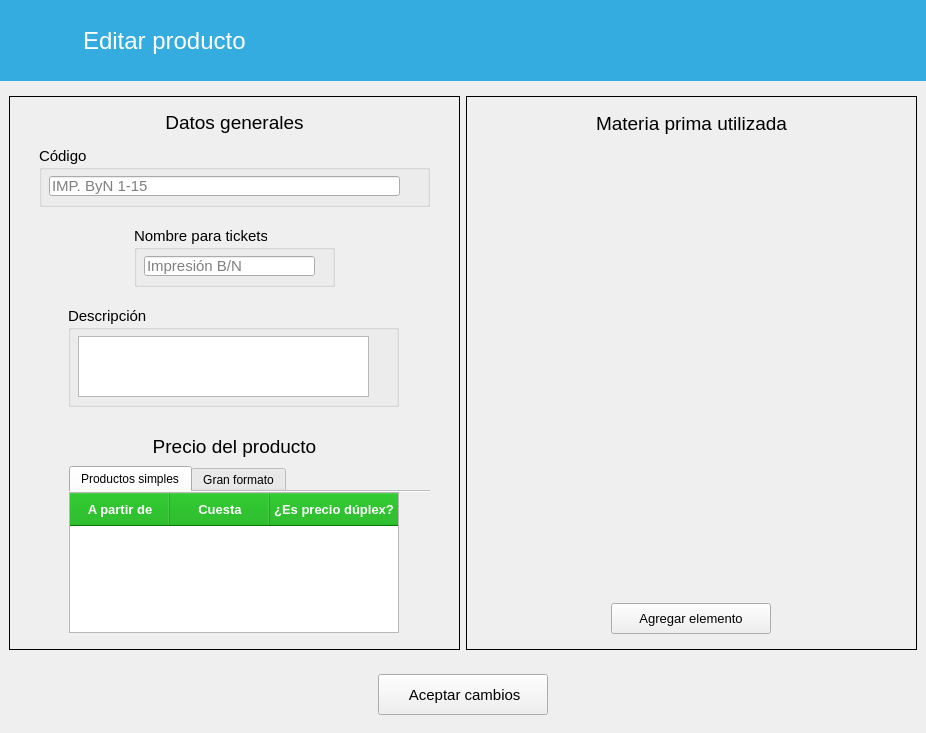
<?xml version="1.0" encoding="UTF-8"?>
<ui version="4.0">
 <class>EditarProducto</class>
 <widget class="QMainWindow" name="EditarProducto">
  <property name="geometry">
   <rect>
    <x>0</x>
    <y>0</y>
    <width>926</width>
    <height>733</height>
   </rect>
  </property>
  <property name="windowTitle">
   <string>MainWindow</string>
  </property>
  <widget class="QWidget" name="centralwidget">
   <layout class="QVBoxLayout" name="verticalLayout_3">
    <property name="leftMargin">
     <number>0</number>
    </property>
    <property name="topMargin">
     <number>0</number>
    </property>
    <property name="rightMargin">
     <number>0</number>
    </property>
    <item alignment="Qt::AlignTop">
     <widget class="QFrame" name="frame_4">
      <property name="styleSheet">
       <string notr="true">QFrame { background-color: rgb(52, 172, 224); border: none}</string>
      </property>
      <property name="frameShape">
       <enum>QFrame::StyledPanel</enum>
      </property>
      <property name="frameShadow">
       <enum>QFrame::Raised</enum>
      </property>
      <layout class="QHBoxLayout" name="horizontalLayout">
       <item alignment="Qt::AlignLeft">
        <widget class="QFrame" name="frame_5">
         <property name="minimumSize">
          <size>
           <width>294</width>
           <height>63</height>
          </size>
         </property>
         <property name="maximumSize">
          <size>
           <width>294</width>
           <height>63</height>
          </size>
         </property>
         <property name="styleSheet">
          <string notr="true">QFrame {border: none}</string>
         </property>
         <property name="frameShadow">
          <enum>QFrame::Raised</enum>
         </property>
         <layout class="QHBoxLayout" name="horizontalLayout_2">
          <item>
           <widget class="QPushButton" name="btRegresar">
            <property name="cursor">
             <cursorShape>PointingHandCursor</cursorShape>
            </property>
            <property name="styleSheet">
             <string notr="true">QPushButton {
        background-color: transparent;
        border: none;
        padding: 0px;
    }
    QPushButton:hover {
        background-color: rgba(255, 255, 255, 0);
    }
    QPushButton:pressed {
        background-color: rgba(255, 255, 255, 0);
    }</string>
            </property>
            <property name="icon">
             <iconset resource="../../resources.qrc">
              <normaloff>:/img/resources/images/leftarrow.png</normaloff>:/img/resources/images/leftarrow.png</iconset>
            </property>
            <property name="iconSize">
             <size>
              <width>40</width>
              <height>40</height>
             </size>
            </property>
            <property name="flat">
             <bool>true</bool>
            </property>
           </widget>
          </item>
          <item>
           <widget class="QLabel" name="lbTitulo">
            <property name="minimumSize">
             <size>
              <width>211</width>
              <height>41</height>
             </size>
            </property>
            <property name="font">
             <font>
              <pointsize>18</pointsize>
             </font>
            </property>
            <property name="styleSheet">
             <string notr="true">color: rgb(255, 255, 255);</string>
            </property>
            <property name="text">
             <string>Editar producto</string>
            </property>
           </widget>
          </item>
         </layout>
        </widget>
       </item>
      </layout>
     </widget>
    </item>
    <item>
     <widget class="QFrame" name="frame">
      <property name="sizePolicy">
       <sizepolicy hsizetype="Preferred" vsizetype="Expanding">
        <horstretch>0</horstretch>
        <verstretch>0</verstretch>
       </sizepolicy>
      </property>
      <layout class="QHBoxLayout" name="horizontalLayout_3">
       <item>
        <widget class="QFrame" name="frame_2">
         <property name="sizePolicy">
          <sizepolicy hsizetype="Preferred" vsizetype="Expanding">
           <horstretch>0</horstretch>
           <verstretch>0</verstretch>
          </sizepolicy>
         </property>
         <property name="minimumSize">
          <size>
           <width>451</width>
           <height>469</height>
          </size>
         </property>
         <property name="frameShape">
          <enum>QFrame::Box</enum>
         </property>
         <property name="frameShadow">
          <enum>QFrame::Plain</enum>
         </property>
         <property name="lineWidth">
          <number>1</number>
         </property>
         <widget class="QGroupBox" name="groupBox_3">
          <property name="geometry">
           <rect>
            <x>59</x>
            <y>210</y>
            <width>331</width>
            <height>101</height>
           </rect>
          </property>
          <property name="font">
           <font>
            <pointsize>11</pointsize>
           </font>
          </property>
          <property name="title">
           <string>Descripción</string>
          </property>
          <widget class="QPlainTextEdit" name="txtDescripcion">
           <property name="geometry">
            <rect>
             <x>10</x>
             <y>30</y>
             <width>291</width>
             <height>61</height>
            </rect>
           </property>
           <property name="font">
            <font>
             <pointsize>11</pointsize>
            </font>
           </property>
          </widget>
         </widget>
         <widget class="QGroupBox" name="groupBox_4">
          <property name="geometry">
           <rect>
            <x>125</x>
            <y>130</y>
            <width>201</width>
            <height>61</height>
           </rect>
          </property>
          <property name="font">
           <font>
            <pointsize>11</pointsize>
           </font>
          </property>
          <property name="title">
           <string>Nombre para tickets</string>
          </property>
          <widget class="QLineEdit" name="txtNombre">
           <property name="geometry">
            <rect>
             <x>10</x>
             <y>30</y>
             <width>171</width>
             <height>20</height>
            </rect>
           </property>
           <property name="font">
            <font>
             <pointsize>11</pointsize>
            </font>
           </property>
           <property name="text">
            <string/>
           </property>
           <property name="placeholderText">
            <string>Impresión B/N</string>
           </property>
          </widget>
         </widget>
         <widget class="QGroupBox" name="groupBox">
          <property name="geometry">
           <rect>
            <x>30</x>
            <y>50</y>
            <width>391</width>
            <height>61</height>
           </rect>
          </property>
          <property name="font">
           <font>
            <pointsize>11</pointsize>
           </font>
          </property>
          <property name="title">
           <string>Código</string>
          </property>
          <widget class="QLineEdit" name="txtCodigo">
           <property name="geometry">
            <rect>
             <x>10</x>
             <y>30</y>
             <width>351</width>
             <height>20</height>
            </rect>
           </property>
           <property name="font">
            <font>
             <pointsize>11</pointsize>
            </font>
           </property>
           <property name="text">
            <string/>
           </property>
           <property name="placeholderText">
            <string>IMP. ByN 1-15</string>
           </property>
          </widget>
         </widget>
         <widget class="QLabel" name="label_3">
          <property name="geometry">
           <rect>
            <x>10</x>
            <y>15</y>
            <width>431</width>
            <height>22</height>
           </rect>
          </property>
          <property name="font">
           <font>
            <pointsize>14</pointsize>
           </font>
          </property>
          <property name="text">
           <string>Datos generales</string>
          </property>
          <property name="alignment">
           <set>Qt::AlignCenter</set>
          </property>
         </widget>
         <widget class="QLabel" name="label">
          <property name="geometry">
           <rect>
            <x>10</x>
            <y>340</y>
            <width>431</width>
            <height>21</height>
           </rect>
          </property>
          <property name="font">
           <font>
            <pointsize>14</pointsize>
           </font>
          </property>
          <property name="text">
           <string>Precio del producto</string>
          </property>
          <property name="alignment">
           <set>Qt::AlignCenter</set>
          </property>
         </widget>
         <widget class="QTabWidget" name="tabWidget">
          <property name="geometry">
           <rect>
            <x>60</x>
            <y>370</y>
            <width>361</width>
            <height>181</height>
           </rect>
          </property>
          <property name="currentIndex">
           <number>0</number>
          </property>
          <property name="documentMode">
           <bool>true</bool>
          </property>
          <widget class="QWidget" name="tab_simples">
           <attribute name="title">
            <string>Productos simples</string>
           </attribute>
           <widget class="QTableWidget" name="tabla_precios">
            <property name="geometry">
             <rect>
              <x>0</x>
              <y>0</y>
              <width>330</width>
              <height>141</height>
             </rect>
            </property>
            <property name="font">
             <font>
              <pointsize>10</pointsize>
             </font>
            </property>
            <property name="styleSheet">
             <string notr="true">QHeaderView::section {
	font: bold 10pt;
	color: rgb(255, 255, 255);
	background-color: rgb(0, 170, 0);

	padding-top: 7px;
	padding-bottom: 7px;
}

QTableWidget {
	alternate-background-color: rgb(240, 240, 240);
}

QTableView {
    selection-background-color: rgb(85, 85, 255);
    selection-color: rgb(255, 255, 255);
}
QTableView:active {
    selection-background-color: rgb(85, 85, 255);
    selection-color: rgb(255, 255, 255);
}</string>
            </property>
            <property name="horizontalScrollBarPolicy">
             <enum>Qt::ScrollBarAlwaysOff</enum>
            </property>
            <property name="alternatingRowColors">
             <bool>true</bool>
            </property>
            <property name="selectionMode">
             <enum>QAbstractItemView::SingleSelection</enum>
            </property>
            <attribute name="horizontalHeaderMinimumSectionSize">
             <number>20</number>
            </attribute>
            <attribute name="horizontalHeaderStretchLastSection">
             <bool>true</bool>
            </attribute>
            <attribute name="verticalHeaderVisible">
             <bool>false</bool>
            </attribute>
            <column>
             <property name="text">
              <string>A partir de</string>
             </property>
            </column>
            <column>
             <property name="text">
              <string>Cuesta</string>
             </property>
            </column>
            <column>
             <property name="text">
              <string>¿Es precio dúplex?</string>
             </property>
            </column>
           </widget>
           <widget class="QPushButton" name="btAgregarIntervalo">
            <property name="geometry">
             <rect>
              <x>340</x>
              <y>40</y>
              <width>20</width>
              <height>20</height>
             </rect>
            </property>
            <property name="cursor">
             <cursorShape>PointingHandCursor</cursorShape>
            </property>
            <property name="styleSheet">
             <string notr="true">QPushButton {
        background-color: transparent;
        border: none;
        padding: 0px;
    }
    QPushButton:hover {
        background-color: rgba(255, 255, 255, 0);
    }
    QPushButton:pressed {
        background-color: rgba(255, 255, 255, 0);
    }</string>
            </property>
            <property name="icon">
             <iconset resource="../../resources.qrc">
              <normaloff>:/img/resources/images/plus2.png</normaloff>:/img/resources/images/plus2.png</iconset>
            </property>
            <property name="iconSize">
             <size>
              <width>20</width>
              <height>20</height>
             </size>
            </property>
            <property name="flat">
             <bool>true</bool>
            </property>
           </widget>
           <widget class="QPushButton" name="btEliminarIntervalo">
            <property name="geometry">
             <rect>
              <x>340</x>
              <y>80</y>
              <width>20</width>
              <height>20</height>
             </rect>
            </property>
            <property name="cursor">
             <cursorShape>PointingHandCursor</cursorShape>
            </property>
            <property name="styleSheet">
             <string notr="true">QPushButton {
        background-color: transparent;
        border: none;
        padding: 0px;
    }
    QPushButton:hover {
        background-color: rgba(255, 255, 255, 0);
    }
    QPushButton:pressed {
        background-color: rgba(255, 255, 255, 0);
    }</string>
            </property>
            <property name="icon">
             <iconset resource="../../resources.qrc">
              <normaloff>:/img/resources/images/minus2.png</normaloff>:/img/resources/images/minus2.png</iconset>
            </property>
            <property name="iconSize">
             <size>
              <width>20</width>
              <height>20</height>
             </size>
            </property>
            <property name="flat">
             <bool>true</bool>
            </property>
           </widget>
          </widget>
          <widget class="QWidget" name="tab_granformato">
           <attribute name="title">
            <string>Gran formato</string>
           </attribute>
           <widget class="QLabel" name="label_4">
            <property name="geometry">
             <rect>
              <x>20</x>
              <y>20</y>
              <width>181</width>
              <height>21</height>
             </rect>
            </property>
            <property name="font">
             <font>
              <family>Arial</family>
              <pointsize>11</pointsize>
             </font>
            </property>
            <property name="text">
             <string>Ancho mínimo (en metros)</string>
            </property>
           </widget>
           <widget class="QLineEdit" name="txtAnchoMin">
            <property name="geometry">
             <rect>
              <x>210</x>
              <y>22</y>
              <width>113</width>
              <height>20</height>
             </rect>
            </property>
            <property name="font">
             <font>
              <family>Arial</family>
              <pointsize>11</pointsize>
             </font>
            </property>
           </widget>
           <widget class="QLabel" name="label_5">
            <property name="geometry">
             <rect>
              <x>20</x>
              <y>60</y>
              <width>161</width>
              <height>16</height>
             </rect>
            </property>
            <property name="font">
             <font>
              <family>Arial</family>
              <pointsize>11</pointsize>
             </font>
            </property>
            <property name="text">
             <string>Alto mínimo (en metros)</string>
            </property>
           </widget>
           <widget class="QLineEdit" name="txtAltoMin">
            <property name="geometry">
             <rect>
              <x>210</x>
              <y>62</y>
              <width>113</width>
              <height>20</height>
             </rect>
            </property>
            <property name="font">
             <font>
              <family>Arial</family>
              <pointsize>11</pointsize>
             </font>
            </property>
           </widget>
           <widget class="QLabel" name="label_6">
            <property name="geometry">
             <rect>
              <x>20</x>
              <y>100</y>
              <width>181</width>
              <height>21</height>
             </rect>
            </property>
            <property name="font">
             <font>
              <family>Arial</family>
              <pointsize>11</pointsize>
             </font>
            </property>
            <property name="text">
             <string>Precio del metro cuadrado</string>
            </property>
           </widget>
           <widget class="QLineEdit" name="txtPrecio">
            <property name="geometry">
             <rect>
              <x>210</x>
              <y>102</y>
              <width>113</width>
              <height>20</height>
             </rect>
            </property>
            <property name="font">
             <font>
              <family>Arial</family>
              <pointsize>11</pointsize>
             </font>
            </property>
           </widget>
          </widget>
         </widget>
        </widget>
       </item>
       <item>
        <widget class="QFrame" name="frame_6">
         <property name="frameShape">
          <enum>QFrame::Box</enum>
         </property>
         <property name="frameShadow">
          <enum>QFrame::Plain</enum>
         </property>
         <property name="lineWidth">
          <number>1</number>
         </property>
         <layout class="QVBoxLayout" name="verticalLayout_2">
          <property name="topMargin">
           <number>15</number>
          </property>
          <property name="bottomMargin">
           <number>15</number>
          </property>
          <item>
           <widget class="QLabel" name="label_2">
            <property name="font">
             <font>
              <pointsize>14</pointsize>
             </font>
            </property>
            <property name="text">
             <string>Materia prima utilizada</string>
            </property>
            <property name="alignment">
             <set>Qt::AlignCenter</set>
            </property>
           </widget>
          </item>
          <item>
           <widget class="QScrollArea" name="scrollArea">
            <property name="frameShape">
             <enum>QFrame::NoFrame</enum>
            </property>
            <property name="widgetResizable">
             <bool>true</bool>
            </property>
            <widget class="QWidget" name="scrollAreaLista">
             <property name="geometry">
              <rect>
               <x>0</x>
               <y>0</y>
               <width>431</width>
               <height>456</height>
              </rect>
             </property>
             <layout class="QVBoxLayout" name="layoutScroll">
              <property name="rightMargin">
               <number>0</number>
              </property>
             </layout>
            </widget>
           </widget>
          </item>
          <item alignment="Qt::AlignHCenter">
           <widget class="QPushButton" name="btAgregar">
            <property name="minimumSize">
             <size>
              <width>160</width>
              <height>31</height>
             </size>
            </property>
            <property name="font">
             <font>
              <pointsize>10</pointsize>
             </font>
            </property>
            <property name="text">
             <string>Agregar elemento</string>
            </property>
            <property name="icon">
             <iconset resource="../../resources.qrc">
              <normaloff>:/img/resources/images/add.png</normaloff>:/img/resources/images/add.png</iconset>
            </property>
           </widget>
          </item>
         </layout>
        </widget>
       </item>
      </layout>
     </widget>
    </item>
    <item alignment="Qt::AlignBottom">
     <widget class="QFrame" name="frame_3">
      <layout class="QVBoxLayout" name="verticalLayout">
       <item alignment="Qt::AlignHCenter">
        <widget class="QPushButton" name="btAceptar">
         <property name="minimumSize">
          <size>
           <width>170</width>
           <height>41</height>
          </size>
         </property>
         <property name="font">
          <font>
           <pointsize>11</pointsize>
          </font>
         </property>
         <property name="text">
          <string notr="true"> Aceptar cambios</string>
         </property>
         <property name="icon">
          <iconset resource="../../resources.qrc">
           <normaloff>:/img/resources/images/edit.png</normaloff>:/img/resources/images/edit.png</iconset>
         </property>
        </widget>
       </item>
      </layout>
     </widget>
    </item>
   </layout>
  </widget>
 </widget>
 <tabstops>
  <tabstop>txtCodigo</tabstop>
  <tabstop>txtNombre</tabstop>
  <tabstop>txtDescripcion</tabstop>
  <tabstop>tabWidget</tabstop>
  <tabstop>btAceptar</tabstop>
  <tabstop>txtAnchoMin</tabstop>
  <tabstop>txtAltoMin</tabstop>
  <tabstop>txtPrecio</tabstop>
  <tabstop>scrollArea</tabstop>
  <tabstop>btAgregar</tabstop>
  <tabstop>tabla_precios</tabstop>
 </tabstops>
 <resources>
  <include location="../../resources.qrc"/>
 </resources>
 <connections/>
</ui>
